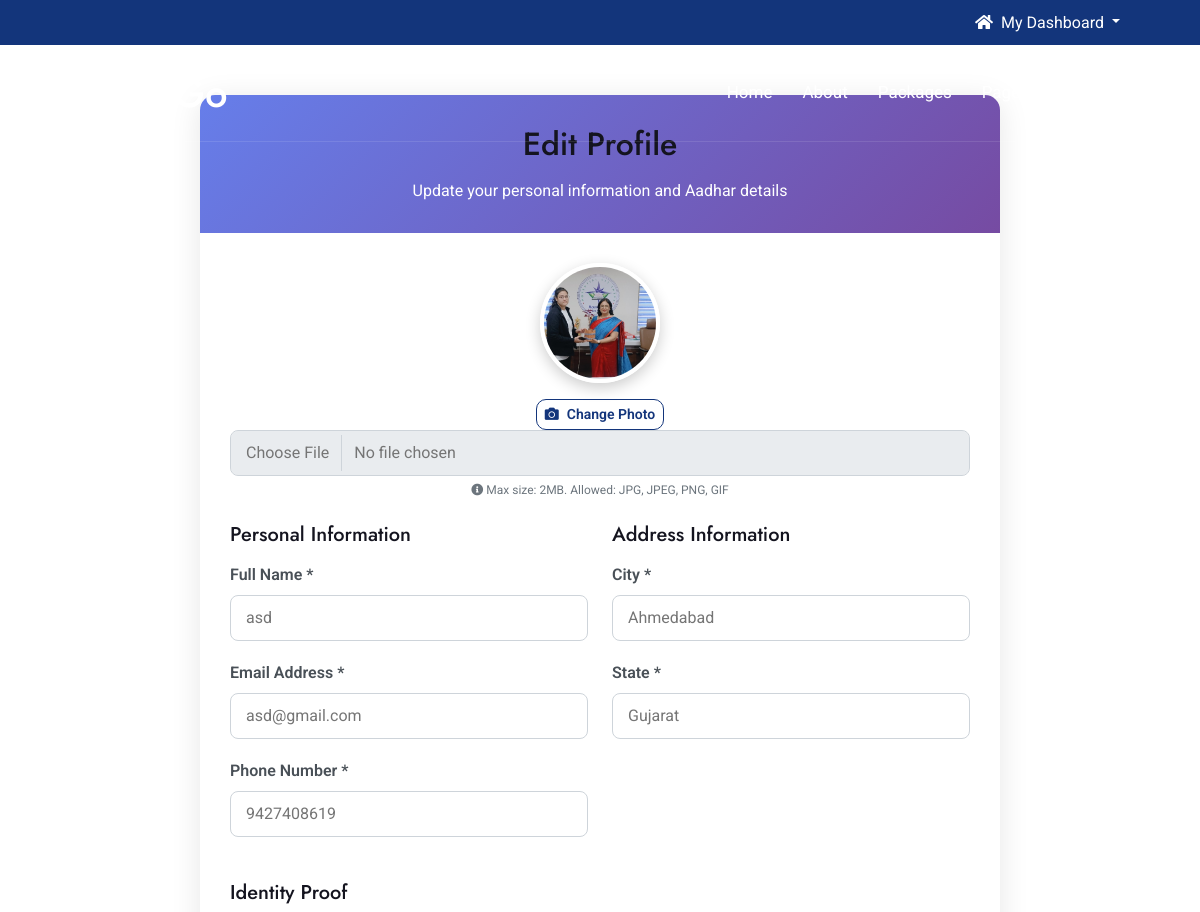
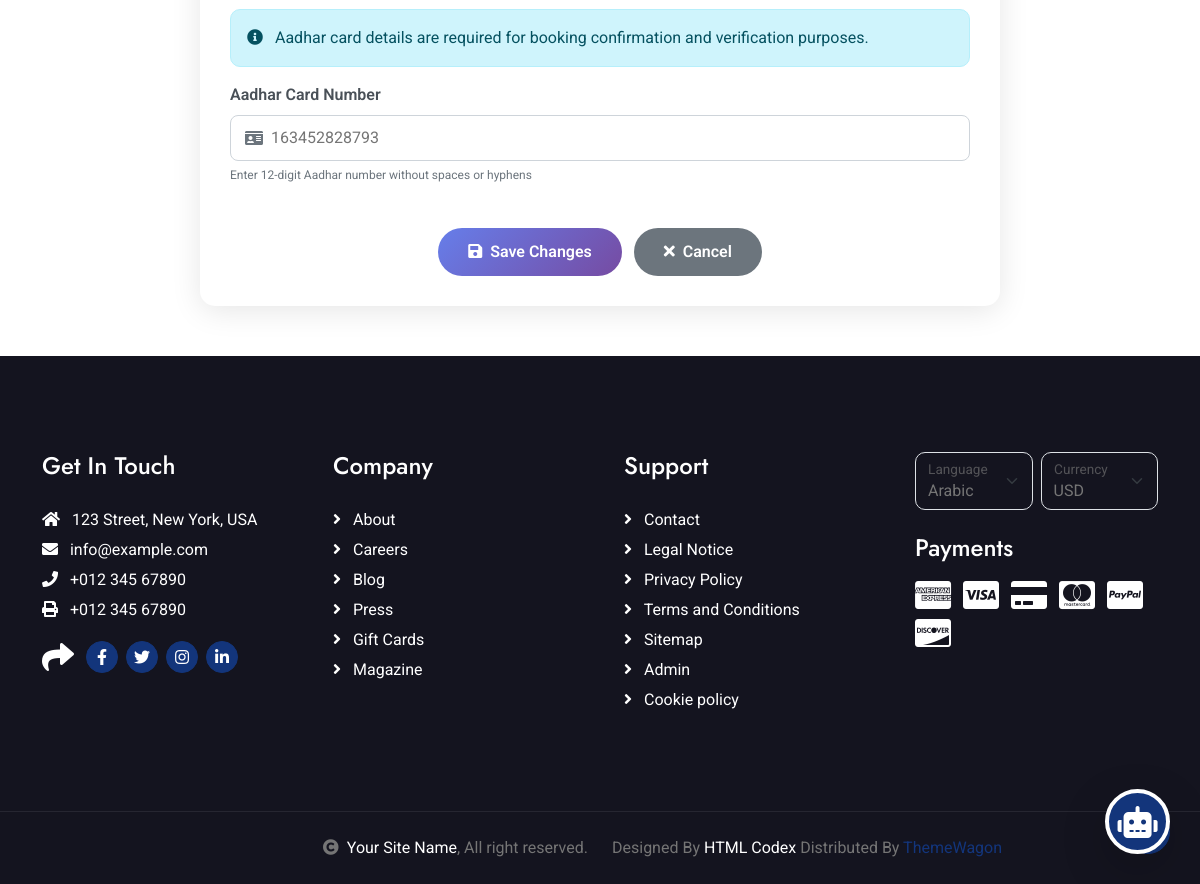
/profile/edit/ (signed in), run on the app's committed database (2 pictures, top to bottom).
### Tours/models.py (models this page shows, shortened)
class UserRegistration(models.Model):
    name = models.CharField(max_length=100)
    email = models.EmailField(unique=True)
    phone = models.CharField(max_length=15)
    password = models.CharField(max_length=100)
    city = models.CharField(max_length=100)
    state = models.CharField(max_length=100)
    aadhar_number = models.CharField(max_length=12, unique=True, blank=True, null=True,
                                     help_text="12-digit Aadhar card number")
    profile_photo = models.ImageField(upload_to='profile_photos/', blank=True, null=True)
    created_at = models.DateTimeField(auto_now_add=True)
    updated_at = models.DateTimeField(auto_now=True)  # Track when profile was updated
    def get_profile_photo_url(self):
        if self.profile_photo:
            return self.profile_photo.url
        return '/static/images/default-avatar.jpg'  # Create this default image

### Tours/views.py (the view)
# urls.py: path('profile/edit/', views.edit_profile, name='edit_profile'),
def edit_profile(request):
    user_id = request.session.get('user_id')
    if not user_id:
        messages.warning(request, "Please login to edit your profile.")
        return redirect('login')
    user = get_object_or_404(UserRegistration, id=user_id)
    if request.method == "POST":
        form = UserProfileForm(request.POST, request.FILES, instance=user)
        if form.is_valid():
            updated_user = form.save()
            request.session['user_name'] = updated_user.name
            request.session['user_email'] = updated_user.email
            messages.success(request, "Profile updated successfully!")
            return redirect('profile')
        else:
            messages.error(request, "Please correct the errors below.")
    else:
        form = UserProfileForm(instance=user)
    return render(request, 'edit_profile.html', {'form': form, 'user': user})

### Tours/forms.py (shortened to what this page needs)
class UserProfileForm(forms.ModelForm):
    class Meta:
        model = UserRegistration
        fields = ['name', 'email', 'phone', 'city', 'state', 'aadhar_number', 'profile_photo']
        widgets = {
            'name': forms.TextInput(attrs={'class': 'form-control', 'placeholder': 'Enter your full name'}),
            'email': forms.EmailInput(attrs={'class': 'form-control', 'placeholder': 'Enter your email'}),
            'phone': forms.TextInput(attrs={'class': 'form-control', 'placeholder': 'Enter your phone number'}),
            'city': forms.TextInput(attrs={'class': 'form-control', 'placeholder': 'Enter your city'}),
            'state': forms.TextInput(attrs={'class': 'form-control', 'placeholder': 'Enter your state'}),
            'aadhar_number': forms.TextInput(
                attrs={'class': 'form-control', 'placeholder': 'Enter 12-digit Aadhar number', 'maxlength': '12'}),
            'profile_photo': forms.FileInput(attrs={'class': 'form-control', 'accept': 'image/*'}),
        }

### Tours/templates/edit_profile.html (shortened to what this page needs)
{% extends 'base.html' %}
{% load static %}
{% block content %}
<div class="container">
    <div class="edit-profile-container">
        <div class="profile-header text-center">
            <h2 class="mb-3">Edit Profile</h2>
            <p class="mb-0">Update your personal information and Aadhar details</p>
        </div>
        <form method="POST" enctype="multipart/form-data" id="editProfileForm">
            <div class="text-center mb-4">
                <div class="profile-avatar mx-auto">
                    <img src="{{ user.get_profile_photo_url }}" alt="Profile Photo" id="profilePhotoPreview">
                </div>
                <div class="mt-3">
                    <label for="{{ form.profile_photo.id_for_label }}" class="btn btn-outline-primary btn-sm">
                        <i class="fa fa-camera me-2"></i>Change Photo
                    </label>
                    {{ form.profile_photo }}
                </div>
                <div class="info-text">
                    <i class="fa fa-info-circle"></i> Max size: 2MB. Allowed: JPG, JPEG, PNG, GIF
                </div>
            </div>
            <div class="row">
                <div class="col-md-6">
                    <h5 class="mb-3">Personal Information</h5>
                    <div class="form-group">
                        <label class="form-label">Full Name *</label>
                        {{ form.name }}
                    </div>
                    <div class="form-group">
                        <label class="form-label">Email Address *</label>
                        {{ form.email }}
                    </div>
                    <div class="form-group">
                        <label class="form-label">Phone Number *</label>
                        {{ form.phone }}
                    </div>
                </div>
                <div class="col-md-6">
                    <h5 class="mb-3">Address Information</h5>
                    <div class="form-group">
                        <label class="form-label">City *</label>
                        {{ form.city }}
                    </div>
                    <div class="form-group">
                        <label class="form-label">State *</label>
                        {{ form.state }}
                    </div>
                </div>
                <div class="col-12 mt-4">
                    <h5 class="mb-3">Identity Proof</h5>
                    <div class="alert alert-info">
                        <i class="fa fa-info-circle me-2"></i>
                        Aadhar card details are required for booking confirmation and verification purposes.
                    </div>
                    <div class="form-group">
                        <label class="form-label">Aadhar Card Number</label>
                        <div class="aadhar-input-wrapper">
                            <i class="fa fa-id-card aadhar-icon"></i>
                            {{ form.aadhar_number }}
                        </div>
                        <div class="info-text">
                            Enter 12-digit Aadhar number without spaces or hyphens
                        </div>
                    </div>
                </div>
            </div>
            <div class="text-center mt-4">
                <button type="submit" class="btn btn-save me-2">
                    <i class="fa fa-save me-2"></i>Save Changes
                </button>
                <a href="{% url 'profile' %}" class="btn btn-cancel">
                    <i class="fa fa-times me-2"></i>Cancel
                </a>
            </div>
        </form>
    </div>
</div>
{% endblock %}

### Tours/static/css/style.css (style rules this page uses)
.btn { font-weight: 600; transition: .5s; }

### Tours/templates/edit_profile.html (style rules this page uses)
.edit-profile-container { max-width: 800px; margin: 50px auto; padding: 30px; background: white; border-radius: 15px; box-shadow: 0 5px 30px rgba(0,0,0,0.1); }
.profile-header { background: linear-gradient(135deg, #667eea 0%, #764ba2 100%); color: white; padding: 30px; border-radius: 15px 15px 0 0; margin: -30px -30px 30px -30px; }
.profile-avatar { width: 120px; height: 120px; border-radius: 50%; border: 4px solid white; box-shadow: 0 5px 15px rgba(0,0,0,0.2); margin: 0 auto 15px; overflow: hidden; }
.profile-avatar img { width: 100%; height: 100%; object-fit: cover; }
.form-group { margin-bottom: 20px; }
.form-label { font-weight: 600; color: #495057; margin-bottom: 8px; }
.form-control { border-radius: 8px; border: 1px solid #ced4da; padding: 10px 15px; transition: all 0.3s; }
.btn-save { background: linear-gradient(135deg, #667eea 0%, #764ba2 100%); color: white; border: none; padding: 12px 30px; border-radius: 25px; font-weight: 600; transition: all 0.3s; }
.btn-cancel { background: #6c757d; color: white; border: none; padding: 12px 30px; border-radius: 25px; font-weight: 600; transition: all 0.3s; }
.info-text { font-size: 12px; color: #6c757d; margin-top: 5px; }
.aadhar-input-wrapper { position: relative; }
.aadhar-input-wrapper .form-control { padding-left: 40px; }
.aadhar-icon { position: absolute; left: 15px; top: 50%; transform: translateY(-50%); color: #6c757d; }

### data on the page
UserRegistration: get_profile_photo_url (picture), name "asd", email "asd@gmail.com", phone "9427408619", city "Ahmedabad", state "Gujarat", aadhar_number "163452828793"
